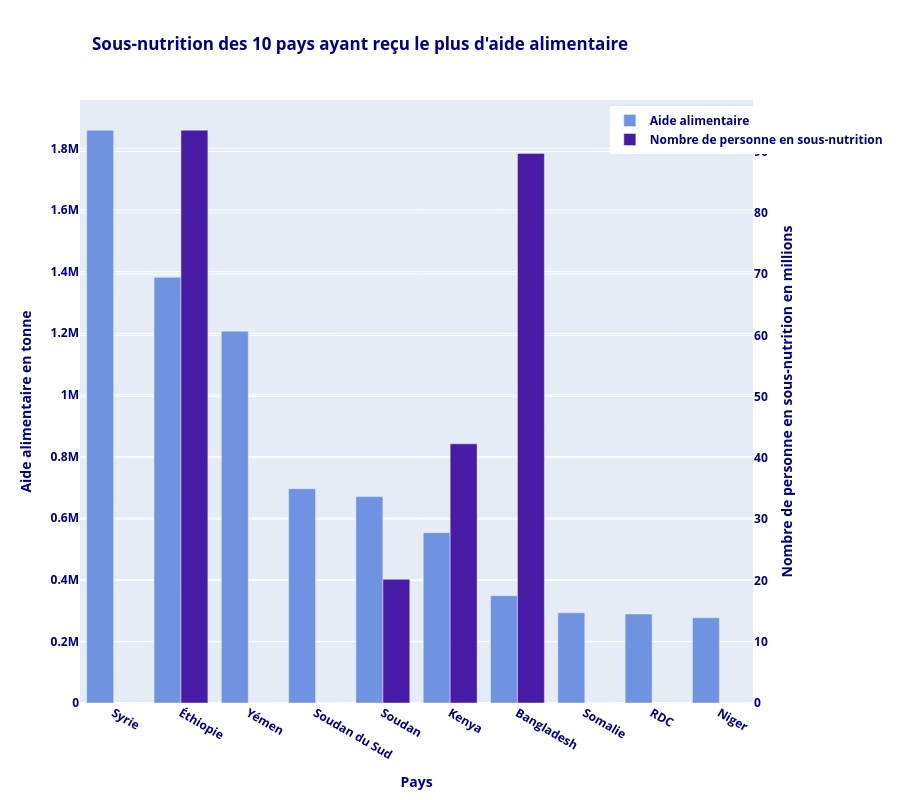

Here is the notebook cell this chart was saved with:
### Code cell
#Graphique représentant la sous-nutrition des pays ayant le plus reçu d'aide alimentaire

#Liste des pays
liste_nom_pays = list(meilleur_aide_alimentaire_sous_nutrition["Zone"])

#Liste contenant le nombre de personne en sous-nutrition des 10 pays recevant le plus d'aide alimentaire
liste_valeur_sous_nutrition = list(meilleur_aide_alimentaire_sous_nutrition["sous_nutrition_millions"])

#Liste contenant l'aide alimantire des 10 pays recevant la meilleure d'aide alimentaire
liste_valeur_aide_alimentaire = list(meilleur_aide_alimentaire_sous_nutrition["Aide_alimentaire_tonne"])

font_title = {
  'color':  'darkblue',
  'weight': 'bold',
  'size':16
}

font_label = {
  'color':  'darkblue',
  'weight': 'bold',
  'size':12
}

fig = make_subplots(specs=[[{"secondary_y": True}]])


fig.add_trace(
     go.Bar(name='Aide alimentaire', x=liste_nom_pays, y=liste_valeur_aide_alimentaire, offsetgroup=1, marker_color = '#6F93E0'),
    secondary_y=False,
)

fig.add_trace(
    go.Bar(name='Nombre de personne en sous-nutrition', x=liste_nom_pays, y=liste_valeur_sous_nutrition, offsetgroup=2, marker_color='#471BA6'),
    secondary_y=True,
)


fig.update_layout(
    title_text="Sous-nutrition des 10 pays ayant reçu le plus d'aide alimentaire",
    title_x= 0.4,
    barmode='group',
    height=800,
    font=font_label,
    legend=dict(x=0.74, y=0.99)
)

fig.update_xaxes(title_text="Pays")

fig.update_yaxes(title_text="Aide alimentaire en tonne", secondary_y=False)
fig.update_yaxes(title_text="Nombre de personne en sous-nutrition en millions", secondary_y=True)

fig.show()

### Figure 1 — Plotly figure (JSON) as saved in the notebook; plotly's stock layout.template omitted (floating-point values rounded to 4 significant figures)
{"data": [{"marker": {"color": "#6F93E0"}, "name": "Aide alimentaire", "offsetgroup": "1", "type": "bar", "x": ["Syrie", "Éthiopie", "Yémen", "Soudan du Sud", "Soudan", "Kenya", "Bangladesh", "Somalie", "RDC", "Niger"], "xaxis": "x", "y": [1858943, 1381294, 1206484, 695248, 669784, 552836, 348188, 292678, 288502, 276344], "yaxis": "y"}, {"marker": {"color": "#471BA6"}, "name": "Nombre de personne en sous-nutrition", "offsetgroup": "2", "type": "bar", "x": ["Syrie", "Éthiopie", "Yémen", "Soudan du Sud", "Soudan", "Kenya", "Bangladesh", "Somalie", "RDC", "Niger"], "xaxis": "x", "y": [null, 93.5, 0, 0, 20.2, 42.3, 89.7, 0, null, 0], "yaxis": "y2"}], "layout": {"barmode": "group", "font": {"color": "darkblue", "size": 12, "weight": "bold"}, "height": 800, "legend": {"x": 0.74, "y": 0.99}, "title": {"text": "Sous-nutrition des 10 pays ayant reçu le plus d'aide alimentaire", "x": 0.4}, "xaxis": {"anchor": "y", "domain": [0, 0.94], "title": {"text": "Pays"}}, "yaxis": {"anchor": "x", "domain": [0, 1], "title": {"text": "Aide alimentaire en tonne"}}, "yaxis2": {"anchor": "x", "overlaying": "y", "side": "right", "title": {"text": "Nombre de personne en sous-nutrition en millions"}}}}
